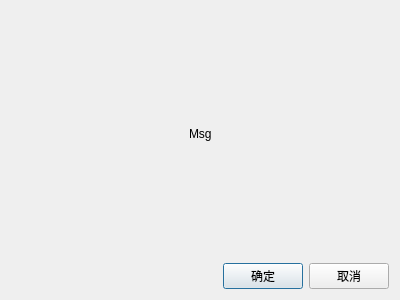
<?xml version="1.0" encoding="UTF-8"?>
<ui version="4.0">
 <class>MessageQuestion</class>
 <widget class="QDialog" name="MessageQuestion">
  <property name="geometry">
   <rect>
    <x>0</x>
    <y>0</y>
    <width>400</width>
    <height>300</height>
   </rect>
  </property>
  <property name="windowTitle">
   <string>MessageQuestion</string>
  </property>
  <layout class="QVBoxLayout" name="verticalLayout">
   <item>
    <spacer name="verticalSpacer">
     <property name="orientation">
      <enum>Qt::Vertical</enum>
     </property>
     <property name="sizeHint" stdset="0">
      <size>
       <width>20</width>
       <height>100</height>
      </size>
     </property>
    </spacer>
   </item>
   <item>
    <layout class="QHBoxLayout" name="horizontalLayout">
     <item>
      <spacer name="horizontalSpacer_2">
       <property name="orientation">
        <enum>Qt::Horizontal</enum>
       </property>
       <property name="sizeHint" stdset="0">
        <size>
         <width>40</width>
         <height>20</height>
        </size>
       </property>
      </spacer>
     </item>
     <item>
      <widget class="QLabel" name="labelMsg">
       <property name="text">
        <string>Msg</string>
       </property>
      </widget>
     </item>
     <item>
      <spacer name="horizontalSpacer_3">
       <property name="orientation">
        <enum>Qt::Horizontal</enum>
       </property>
       <property name="sizeHint" stdset="0">
        <size>
         <width>40</width>
         <height>20</height>
        </size>
       </property>
      </spacer>
     </item>
    </layout>
   </item>
   <item>
    <spacer name="verticalSpacer_2">
     <property name="orientation">
      <enum>Qt::Vertical</enum>
     </property>
     <property name="sizeHint" stdset="0">
      <size>
       <width>20</width>
       <height>99</height>
      </size>
     </property>
    </spacer>
   </item>
   <item>
    <layout class="QHBoxLayout" name="horizontalLayout_2">
     <item>
      <spacer name="horizontalSpacer">
       <property name="orientation">
        <enum>Qt::Horizontal</enum>
       </property>
       <property name="sizeHint" stdset="0">
        <size>
         <width>40</width>
         <height>20</height>
        </size>
       </property>
      </spacer>
     </item>
     <item>
      <widget class="QPushButton" name="pushButtonOk">
       <property name="text">
        <string>确定</string>
       </property>
      </widget>
     </item>
     <item>
      <widget class="QPushButton" name="pushButtonCancel">
       <property name="text">
        <string>取消</string>
       </property>
      </widget>
     </item>
    </layout>
   </item>
  </layout>
 </widget>
 <layoutdefault spacing="6" margin="11"/>
 <resources/>
 <connections/>
</ui>
